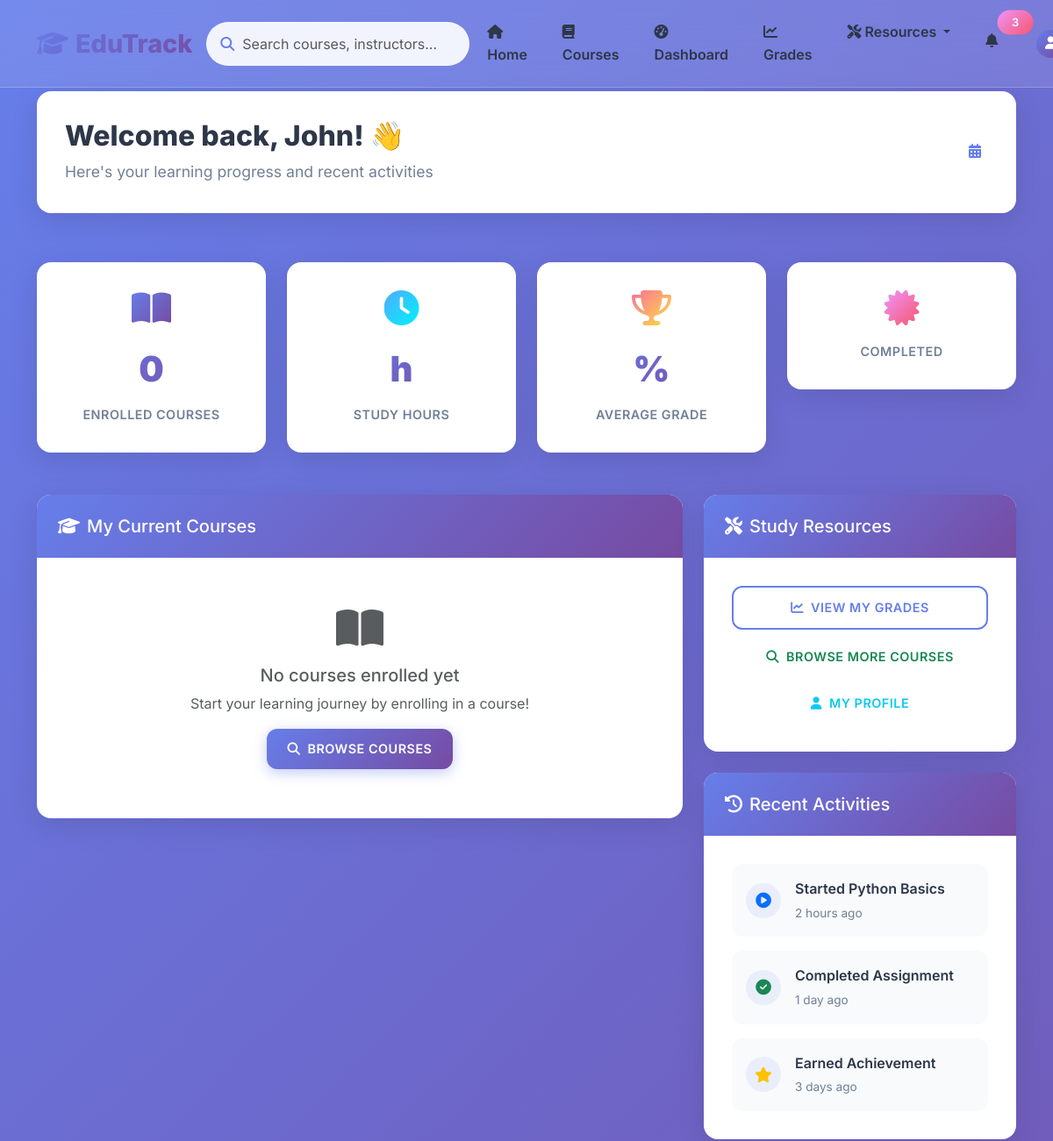
/dashboard (signed in, upper part), run on an earlier commit of the app's database.
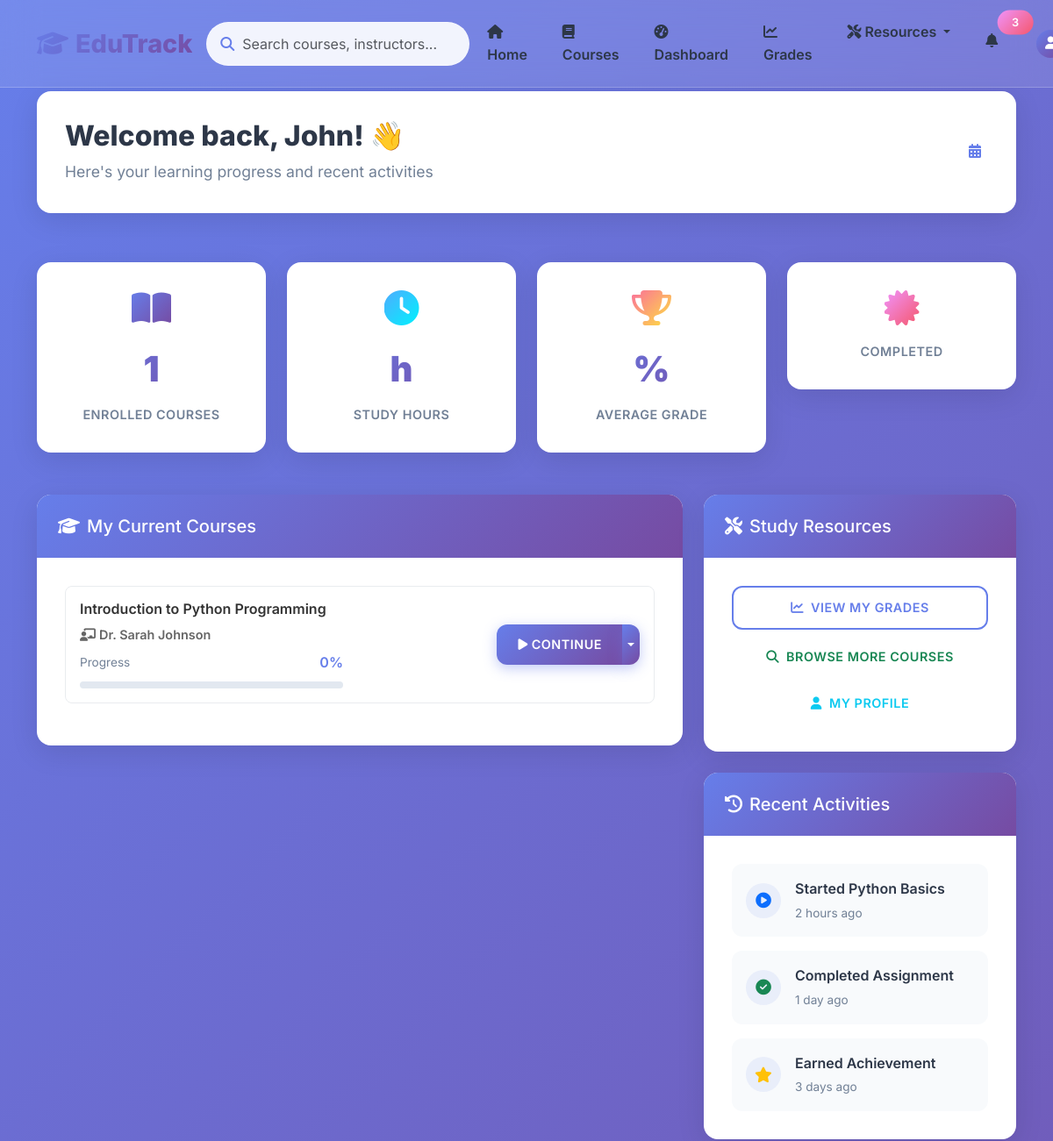
And on a later commit of the database.
### models.py (models this page shows, shortened)
class Course(db.Model):
    __tablename__ = 'course'
    id = db.Column(db.Integer, primary_key=True)
    title = db.Column(db.String(200), nullable=False)
    description = db.Column(db.Text, nullable=False)
    instructor = db.Column(db.String(100), nullable=False)
    instructor_id = db.Column(db.Integer, db.ForeignKey('user.id'))  # Link to teacher
    duration_weeks = db.Column(db.Integer, nullable=False)
    difficulty = db.Column(db.String(20), nullable=False)  # Beginner, Intermediate, Advanced
    max_students = db.Column(db.Integer, default=30)
    created_at = db.Column(db.DateTime, default=datetime.utcnow)
    enrollments = db.relationship('Enrollment', backref='course', lazy=True)
    grades = db.relationship('Grade', backref='course', lazy=True)
    materials = db.relationship('CourseMaterial', backref='course', lazy=True)
    announcements = db.relationship('Announcement', backref='course', lazy=True)
    assignments = db.relationship('Assignment', backref='course', lazy=True)
    quizzes = db.relationship('Quiz', backref='course', lazy=True, cascade='all, delete-orphan')

### routes.py (the view, shortened to what this page needs)
def dashboard():
    if 'user_id' not in session:
        flash('Please log in to access your dashboard', 'warning')
        return redirect(url_for('login'))
    user = User.query.get(session['user_id'])
    if not user:
        session.clear()
        flash('User not found. Please log in again.', 'danger')
        return redirect(url_for('login'))
    if user.role == 'teacher':
        return redirect(url_for('teacher_dashboard'))
    elif user.role == 'admin':
        return redirect(url_for('admin_dashboard'))
    enrolled_courses = user.get_enrolled_courses()
    recent_assignments = []
    upcoming_deadlines = []
    for course in enrolled_courses:
        course_assignments = Assignment.query.filter_by(course_id=course.id, is_active=True).all()
    upcoming_deadlines.sort(key=lambda x: x.due_date)
    recent_assignments.sort(key=lambda x: x.submission.submitted_at, reverse=True)
    return render_template('dashboard.html',
                         user=user,
                         enrolled_courses=enrolled_courses,
                         recent_assignments=recent_assignments[:5],
                         upcoming_deadlines=upcoming_deadlines[:5])

### models.py (called while the page is built, shortened)
    def get_enrolled_courses(self):
        return [enrollment.course for enrollment in self.enrollments]

    def get_course_progress(self, course_id):
        total_materials = CourseMaterial.query.filter_by(course_id=course_id).count()
        if total_materials == 0:
            return 0

### templates/dashboard.html (shortened to what the changed rows need)
{% extends "base.html" %}
{% block content %}
<div class="container py-4">
    <div class="row mb-4">
        <div class="col-12">
            <div class="welcome-card">
                <div class="row align-items-center">
                    <div class="col-md-8">
                        <h1 class="welcome-title">Welcome back, {{ user.first_name }}! 👋</h1>
                    </div>
                </div>
            </div>
        </div>
    </div>
    <div class="row g-4 mb-5">
        <div class="col-lg-3 col-md-6">
            <div class="stats-card">
                <div class="stats-icon">
                    <i class="fas fa-book-open" style="background: var(--primary-gradient); -webkit-background-clip: text; -webkit-text-fill-color: transparent;"></i>
                </div>
                <div class="stats-number">{{ enrolled_courses|length }}</div>
                <div class="stats-label">Enrolled Courses</div>
            </div>
        </div>
    </div>
    <div class="row g-4">
        <div class="col-lg-8">
            <div class="card">
                <div class="card-body">
                    {% if enrolled_courses %}
                    <div class="course-list">
                        {% for course in enrolled_courses %}
                        <div class="course-item">
                            <div class="course-info">
                                <h6 class="course-name">{{ course.title if course else 'Unknown Course' }}</h6>
                                <p class="course-instructor">
                                    <i class="fas fa-chalkboard-teacher me-1"></i>{{ course.instructor if course else 'Unknown Instructor' }}
                                </p>
                                <div class="course-progress">
                                    <div class="progress-info">
                                        <span class="progress-text">Progress</span>
                                        <span class="progress-percentage">
                                            {% set progress = user.get_course_progress(course.id) if user and course else 0 %}
                                            {{ "%.0f"|format(progress) }}%
                                        </span>
                                    </div>
                                    <div class="progress">
                                    </div>
                                </div>
                            </div>
                            <div class="course-actions">
                                {% if course and course.id %}
                                    <div class="btn-group" role="group">
                                        <a href="{{ url_for('course_detail', course_id=course.id) }}" class="btn btn-primary btn-sm">
                                            <i class="fas fa-play me-1"></i>Continue
                                        </a>
                                        <button type="button" class="btn btn-primary btn-sm dropdown-toggle dropdown-toggle-split" data-bs-toggle="dropdown">
                                        </button>
                                    </div>
                                {% else %}
                                    <button class="btn btn-secondary btn-sm" disabled>
                                        <i class="fas fa-exclamation-triangle me-1"></i>Course Unavailable
                                    </button>
                                {% endif %}
                            </div>
                        </div>
                        {% endfor %}
                    </div>
                    {% else %}
                    <div class="text-center py-4">
                        <i class="fas fa-book-open text-muted" style="font-size: 3rem;"></i>
                        <h5 class="mt-3 text-muted">No courses enrolled yet</h5>
                        <p class="text-muted">Start your learning journey by enrolling in a course!</p>
                        <a href="{{ url_for('courses') }}" class="btn btn-primary">
                            <i class="fas fa-search me-2"></i>Browse Courses
                        </a>
                    </div>
                    {% endif %}
                </div>
            </div>
        </div>
    </div>
</div>
{% endblock %}

What changed in the data, as far as the page shows it:
now on this page (row edited): Course: title "Introduction to Python Programming", instructor "Dr. Sarah Johnson", progress "0"
Also different on the page:
{{ enrolled_courses|length }}: "0" → "1"
text no longer shown: "No courses enrolled yet Start your learning journey by enrolling in a course! BROWSE COURSES"
